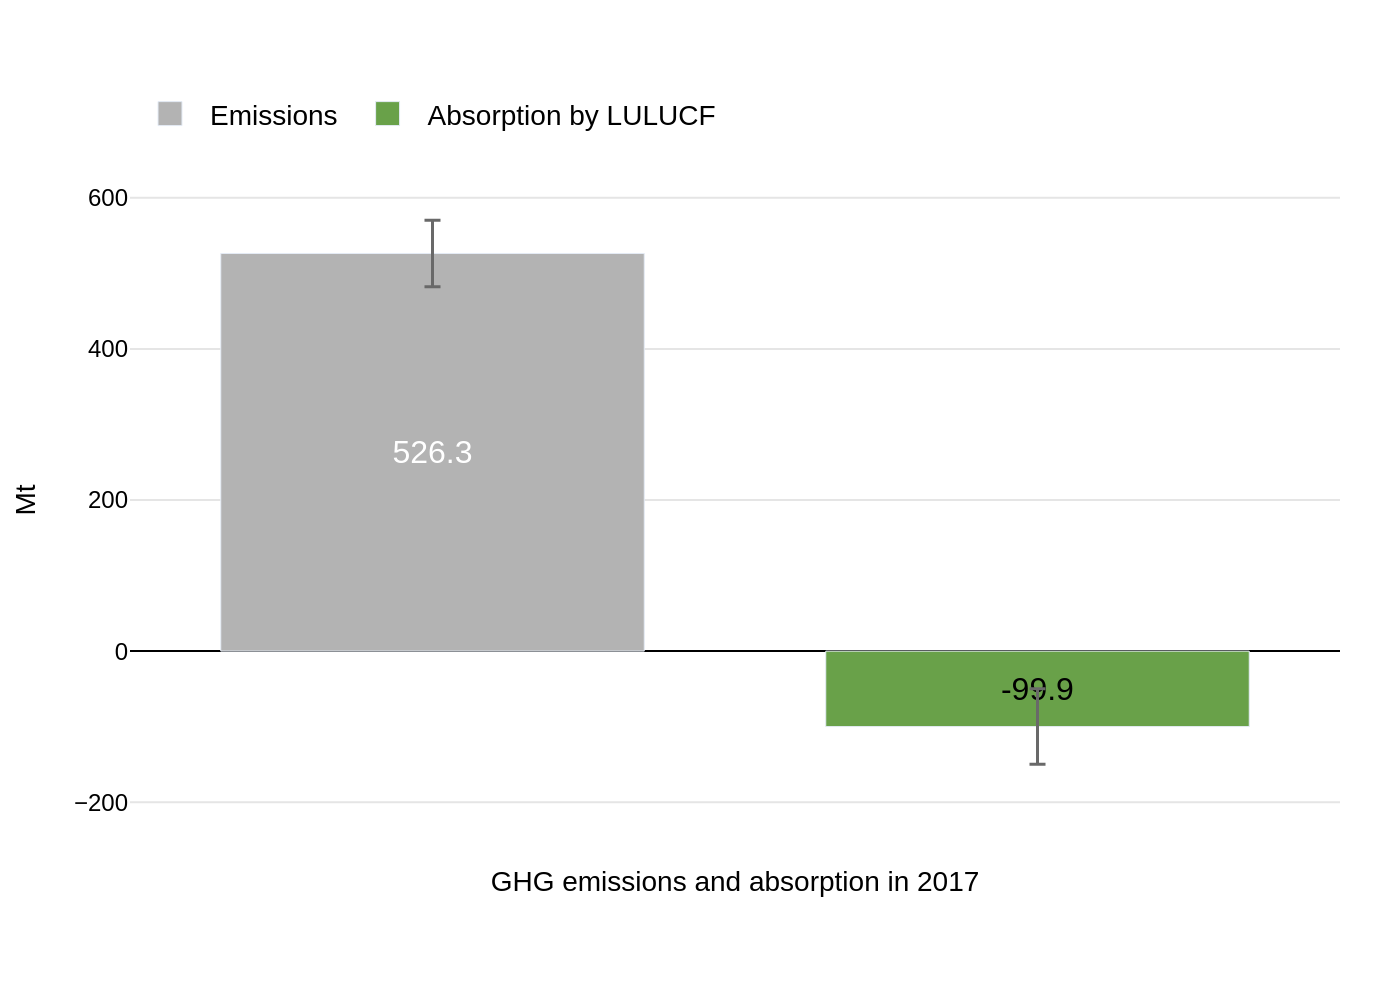

This chart was generated by the following Python code:
import sys
import json
import plotly.graph_objects as go
from pathlib import Path

# Check if a file path is provided
if len(sys.argv) != 2:
    print("Usage: python script.py <path_to_json_file>")
    sys.exit(1)

# Get the JSON file path from the command-line argument
json_file_path = Path(sys.argv[1])

# Check if the JSON file exists
if not json_file_path.is_file():
    print(f"Error: JSON file not found at '{json_file_path}'")
    sys.exit(1)

# Read the JSON data from the file
with open(json_file_path, 'r', encoding='utf-8') as f:
    chart_info = json.load(f)

# Extract data from the JSON object
chart_data = chart_info.get('chart_data', [])
texts = chart_info.get('texts', {})
colors = chart_info.get('colors', [])

# Create the figure
fig = go.Figure()

# Add a trace for each data series
for i, series in enumerate(chart_data):
    fig.add_trace(go.Bar(
        name=series['category'],
        x=[series['category']],  # Each bar is its own category on the x-axis
        y=[series['value']],
        marker_color=colors[i],
        text=[f"{series['value']}"],
        textposition='inside',
        insidetextanchor='middle',
        textfont=dict(
            family="Arial",
            size=16,
            color=series['text_color']
        ),
        error_y=dict(
            type='data',
            array=[series['error']],
            visible=True,
            color='dimgrey',
            thickness=1.5
        ),
        showlegend=True,
        width=0.7 # Control bar width
    ))

# Update layout
fig.update_layout(
    font=dict(family="Arial", size=12, color="black"),
    plot_bgcolor='white',
    paper_bgcolor='white',
    xaxis=dict(
        title_text=texts.get('x_axis_title'),
        title_font=dict(size=14),
        showticklabels=False,
        zeroline=False,
        showgrid=False
    ),
    yaxis=dict(
        title_text=texts.get('y_axis_title'),
        title_font=dict(size=14),
        range=[-250, 650],
        tickvals=[-200, 0, 200, 400, 600],
        gridcolor='#E5E5E5',
        zeroline=True,
        zerolinecolor='black',
        zerolinewidth=1
    ),
    legend=dict(
        orientation="h",
        yanchor="bottom",
        y=1.02,
        xanchor="left",
        x=0,
        font=dict(size=14),
        traceorder="normal"
    ),
    margin=dict(l=60, r=30, t=80, b=80),
    bargap=0.6 # Increase gap between bars of different categories
)

# Define output filename based on the input JSON filename
output_filename = json_file_path.with_suffix('.png')

# Save the figure as a PNG image
fig.write_image(output_filename, scale=2)

print(f"Chart saved to {output_filename}")
